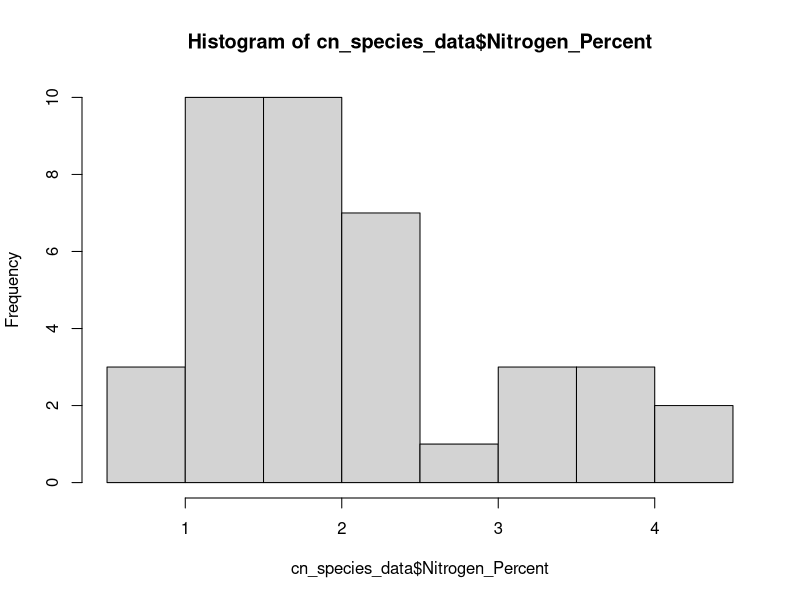
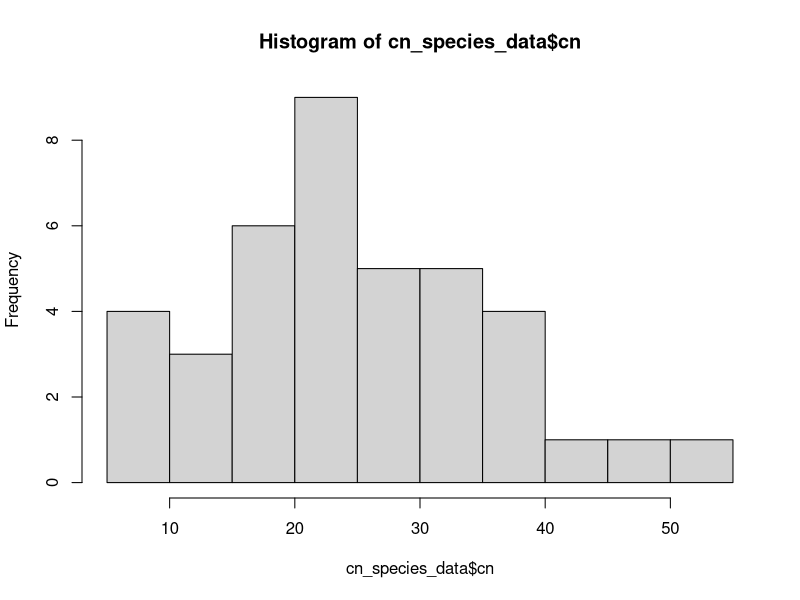
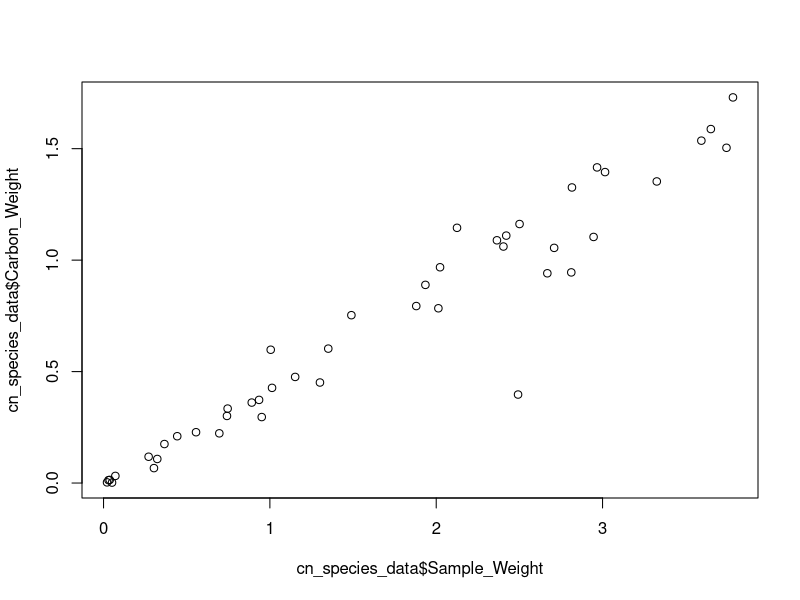
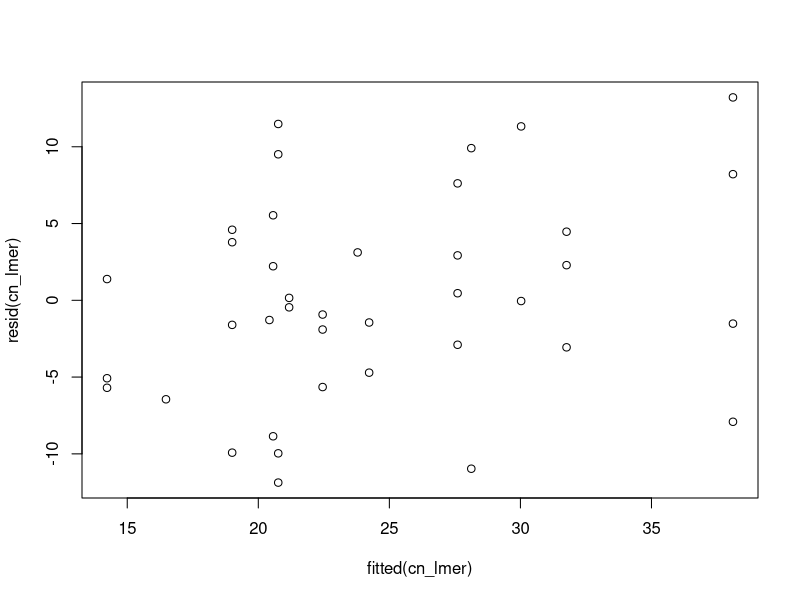

Recreate these plots in R, in order.
# script for analyzing CN data from GUMO samples
# for Jose Villeda's Honors project

## load packages
library(dplyr)
# install.packages('lme4')
library(lme4)
library(car)
library(emmeans)

## load (i.e., read) the data
cn_data = read.csv('../../data/cn/jose_gumo_1_results.csv')
species_info = read.csv('../../data/cn/species_information.csv')

## look at data
head(cn_data)
head(species_info)

## merge dataasets
cn_species_data = left_join(cn_data, species_info, by = c("Sample_ID" = "Sample_ID"))
head(cn_species_data)

## calculate variables
cn_species_data$cn = cn_species_data$Carbon_Percent / cn_species_data$Nitrogen_Percent

## make some simple graphs
### histogram of the percent nitrogen data
hist(cn_species_data$Nitrogen_Percent)
hist(cn_species_data$cn)
plot(cn_species_data$Sample_Weight, cn_species_data$Carbon_Weight)

## test hypotheses about herbaceous/woody
### make new column describing whether species is woody or not
cn_species_data$woody <- NA
cn_species_data$woody[cn_species_data$Life.History == 'Forb' | cn_species_data$Life.History == 'Grass'] <- 'no'
cn_species_data$woody[cn_species_data$Life.History == 'Shrub' | cn_species_data$Life.History == 'Tree'] <- 'yes'

### test whether C/N ratios differ for wooody and non-woody species
cn_lmer <- lmer(cn ~ woody + (1|Species), data = cn_species_data)
plot(resid(cn_lmer) ~ fitted(cn_lmer))
summary(cn_lmer)
Anova(cn_lmer)
emmeans(cn_lmer, ~woody)
